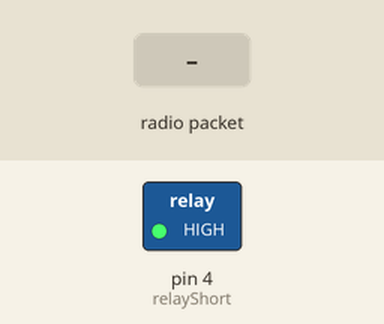
The sketch below on a simulated Arduino Uno, built with avr-gcc and run on an emulated ATmega328P. Shown: switched loads named in the sketch (green lamp = pin HIGH). Inputs (shaded band) come from the test bench. No radio packets arrive unless stated.

Above: at 1.2 s.
1.3 s: radio packet "off" arrives
At 2.2 s:
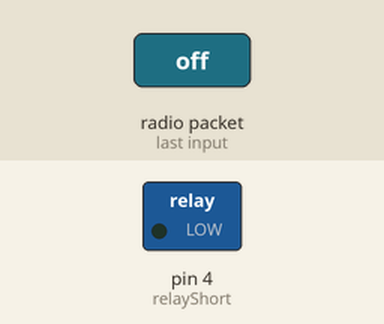
2.8 s: radio packet "green" arrives
At 3.4 s:
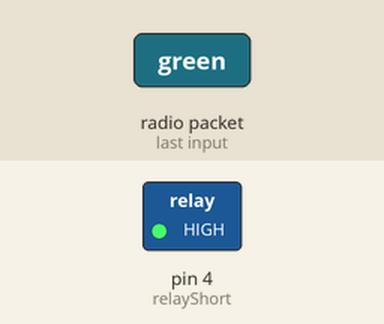
Timing chart, 0 to 5.8 s (numbered marks = the images above; inputs shaded):
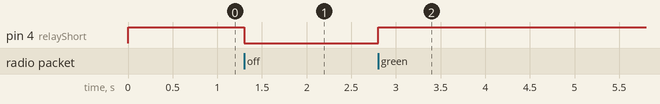

The sketch:

PowerExtension.ino
```cpp
#include <SPI.h>
#include "nRF24L01.h"
#include "RF24.h"
#include "printf.h"

//
// Hardware configuration
//

// Set up nRF24L01 radio on SPI bus plus pins 9 & 10

RF24 radio(9,10);
const short relayShort = 4;

//
// Topology
//

// Radio pipe addresses for the 2 nodes to communicate.
const uint64_t pipes[2] = {
  0xF2F0F0F0D3LL, 0xF1F0F0F0C3LL };

// The various roles supported by this sketch
typedef enum {
  role_sender = 1, role_receiver }
role_e;

//Door Status
typedef enum {
  ON=0, OFF=1}
SwitchStats;

// FriendlyName of the door state
const char* switchStatsFriendlyName[] = {
  "ON\n", "OFF\n"};

// The role of the current running sketch
role_e role;

//Status of the door currently
SwitchStats switchStats;


const int maxPayloadSize = 32;
const int minPayloadSize = 4;
const int payloadIncrementBy = 2;
int nextPayloadSize = minPayloadSize;
char receive_payload[maxPayloadSize+1]; // +1 to allow room for a terminating NULL char

void setup(void)
{
  //
  // Role
  //

  pinMode(relayShort, OUTPUT);
  digitalWrite(relayShort, HIGH);
  delay(20);

  switchStats = ON;

  // read the address pin, establish our role
  role = role_receiver;

  //
  // Print preamble
  //

  Serial.begin(57600);
  printf_begin();

  //
  // Setup and configure rf radio
  //

  radio.begin();

  // We will be using the Ack Payload feature, so please enable it
  radio.enableAckPayload();

  //All other setup
  radio.setDataRate(RF24_250KBPS);
  radio.setPALevel(RF24_PA_MAX);
  radio.setChannel(90);
  radio.enableDynamicPayloads();
  radio.setRetries(15,15);
  radio.setCRCLength(RF24_CRC_16);
  //

  //
  // Start listening
  //

  radio.openWritingPipe(pipes[0]);
  radio.openReadingPipe(1,pipes[1]);

  radio.startListening();
  //
  // Dump the configuration of the rf unit for debugging
  //
  radio.printDetails();
}

char message[32]="test payload";
void loop(void)
{
  if (role == role_sender)
  {
    // The payload will always be the same, what will change is how much of it we send.
    char send_payload[32] = "";
    strcpy(send_payload, message);

    // First, stop listening so we can talk.
    radio.stopListening();

    // Take the time, and send it.  This will block until complete
    printf("Now sending length %i...",nextPayloadSize);
    radio.write( send_payload, sizeof(send_payload) );

    // Now, continue listening
    radio.startListening();

    // Wait here until we get a response, or timeout
    unsigned long started_waiting_at = millis();
    bool timeout = false;
    while ( ! radio.available() && ! timeout )
      if (millis() - started_waiting_at > 500 )
        timeout = true;

    // Describe the results
    if ( timeout )
    {
      printf("Failed, response timed out.\n\r");
    }
    else
    {
      // Grab the response, compare, and send to debugging spew
      uint8_t len = radio.getDynamicPayloadSize();
      radio.read( receive_payload, len );

      // Put a zero at the end for easy printing
      receive_payload[len] = 0;

      // Spew it
      printf("Got response size=%i value=%s\n\r",len,receive_payload);
    }

    // Update size for next time.
    nextPayloadSize += payloadIncrementBy;
    if ( nextPayloadSize > maxPayloadSize )
      nextPayloadSize = minPayloadSize;

    // Try again 1s later
    delay(1000);

    //start listening again
    radio.startListening();
    role = role_receiver;
  }

  //
  // Pong back role.  Receive each packet, dump it out, and send it back
  //

  if ( role == role_receiver )
  {
    // if there is data ready
    if ( radio.available() )
    {
      // Dump the payloads until we've gotten everything
      uint8_t len;
      while (radio.available())
      {
        // Fetch the payload, and see if this was the last one.
        len = radio.getDynamicPayloadSize();
        radio.read( receive_payload, len );

        // Put a zero at the end for easy printing
        receive_payload[len] = 0;

        // Spew it
        printf("Got payload size=%i value=%s\n\r",len,receive_payload);
      }

      if(String(receive_payload)=="green" && switchStats == OFF){
        digitalWrite(relayShort, HIGH);
        switchStats = ON;
      }
      else if(String(receive_payload)=="off" && switchStats == ON){
        digitalWrite(relayShort,LOW);
        switchStats = OFF;
    }
      delay(1000);

      // First, stop listening so we can talk
      radio.stopListening();

      // Send the final one back.
      String(switchStatsFriendlyName[switchStats]).toCharArray(receive_payload,32);

      radio.write( receive_payload, sizeof(receive_payload) );
      printf("Sent response.\n\r");

      // Now, resume listening so we catch the next packets.
      radio.startListening();
    }
  }
}
```

Measured:
- after the input at 1.3 s, pin 4 (relayShort): HIGH → LOW at once
- after the input at 2.8 s, pin 4 (relayShort): LOW → HIGH at once
